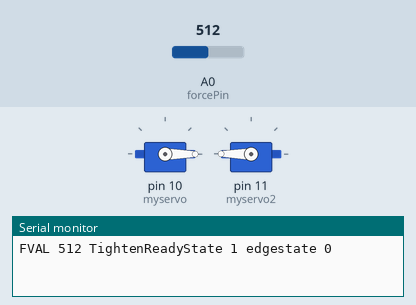
Bench run of a sketch on a simulated Arduino Uno, built with avr-gcc and run on an emulated ATmega328P. Shown: 2 × servo, the last lines printed to the serial monitor. The test bench sets the inputs (shaded band); at power-on: A0 (forcePin) = 512.

Above: at 0.1 s.
At 1.1 s:
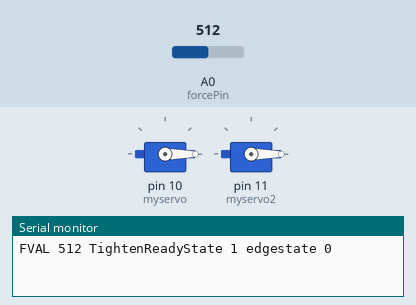
At 4.8 s:
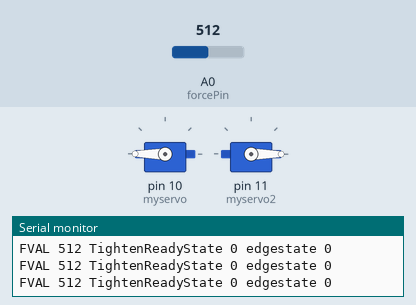
4.9 s: A0 (forcePin) set to 106
7.9 s: A0 (forcePin) set to 91
Timing chart, 0 to 10.9 s (numbered marks = the images above; inputs shaded):
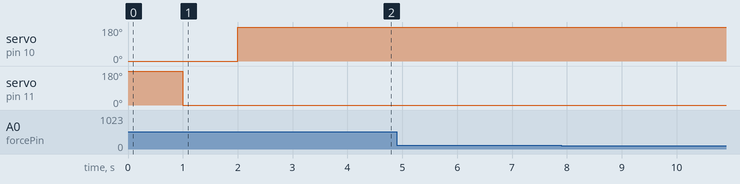

The sketch:

Code_legit__delay_time_.ino
```cpp
#include <Servo.h>

Servo myservo; // creates servo objects
Servo myservo2;

int forcePin = 0; // analog pin 0 connected to force sensor
int valF;  // value of force sensor
bool TightenReadyState = 1; //lacing postition
bool edgestate = 0;
int Fval = 0;
int Fvalprev = 0;
int th1 = 500; // defines force sensor pressure threshold
int tapcount = 0;
int servoUnlock = 0; // sets main servo to neutral unlaced position (0 degrees)
int servoLock = 180;  // sets main servo to laced position (180 degrees)
int servoUnlock2 = 180; // sets auxillary servo to neutral unlaced position (0 degrees)
int servoLock2 = 0; // sets auxillary servo to laced position (180 degrees)
int delaytime = 3000;
long timelast = millis();

void setup() {
  Serial.begin(9600);

  myservo.attach(10); //attaches the servos to pin 9 and 10
  myservo2.attach(11);
  myservo.write(servoUnlock);  // move both servos into unlaced positions(inital)
  myservo2.write(servoUnlock2);

  //Loosen Laces
}

void loop()
{
  Fvalprev = Fval;
  Fval = analogRead(forcePin); // read value of force sensor
  Serial.print("FVAL ");
  Serial.print(Fval);
  Serial.print(" TightenReadyState ");
  Serial.print(TightenReadyState);
  Serial.print(" edgestate ");
  Serial.println(edgestate );

  if ((Fval > th1) && (Fvalprev < th1)) {
    //edge detected
    edgestate = 1;
  }

  if ( edgestate == 1 && (TightenReadyState == 1)) { //detected a high force
    edgestate = 0;
    TightenReadyState = 0;
    delay(1000); // waits for foot to settle into place in shoe
    myservo2.write(servoLock2); // sets auxillary servo to locked position
    delay(1000);  // waits one second
    myservo.write(servoLock);  // sets main servo to locked position
    delay(1000);  // waits one second
    Serial.println("tighten");
    delay(1000);
  }

  if (millis() - timelast > delaytime) {
    if (edgestate == 1 && (TightenReadyState == 0)) {
      edgestate = 0;

      tapcount++; //increment
      if (tapcount == 3) {
        myservo2.write(servoUnlock2); // unlocks auxillary servo
        myservo.write(servoUnlock);  // unlocks main servo
        Serial.println(" timelast ");
        Serial.println(timelast);
        Serial.println("loosen");
        TightenReadyState = 1;
        tapcount = 0;
      }
    }
    timelast = millis();
  }
}
```
